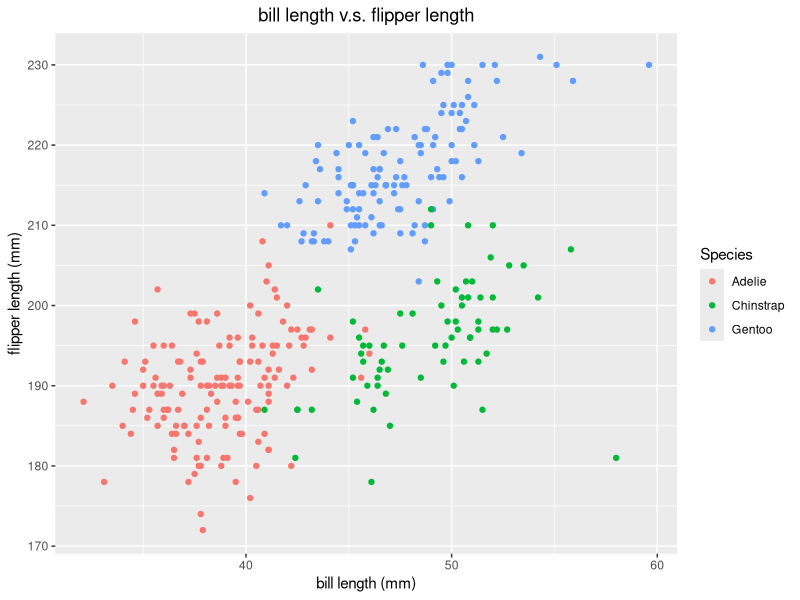
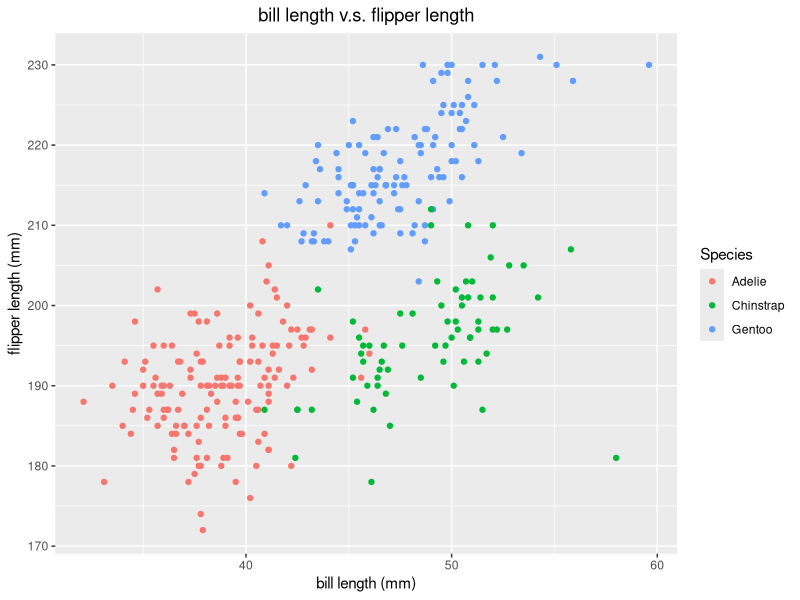

Write R code to recreate these figures, in order.
## ---- chunk 1
library(tidyverse)
## ---- chunk 2
data("penguins", package = "palmerpenguins")
## ---- chunk 3
bill_length_mean = mean(penguins$bill_length_mm, na.rm = TRUE)
bill_depth_mean = mean(penguins$bill_depth_mm, na.rm = TRUE)
mass_mean = mean(penguins$body_mass_g, na.rm = TRUE)
## ---- chunk 4
flipper_mean = mean(penguins$flipper_length_mm, na.rm = TRUE)
## ---- chunk 5
plot_penguins = tibble(
  x = penguins$bill_length_mm,
  y = penguins$flipper_length_mm,
)

Species = penguins$species
ggplot(plot_penguins, aes(x = x, y = y, color = Species)) + geom_point() + labs(title = "bill length v.s. flipper length", x = "bill length (mm)", y = "flipper length (mm)") + theme(plot.title = element_text(hjust = 0.5))

ggsave("scatter_plot.pdf")
## ---- chunk 6
q2_df = tibble(
  random_sample = rnorm(10),
  vec_logic = random_sample > 0,
  vec_char = c("One", "Two", "Three", "Four", "Five", "Six", "Seven", "Eight", "Nine", "Ten"),
  vec_factor = factor(c("High", "Medium", "Low", "High", "Medium", "Low","High", "Medium", "Low","High"))
)
## ---- chunk 7
mean(pull(q2_df, random_sample))
mean(pull(q2_df, vec_logic))
mean(pull(q2_df, vec_char))
mean(pull(q2_df, vec_factor))
